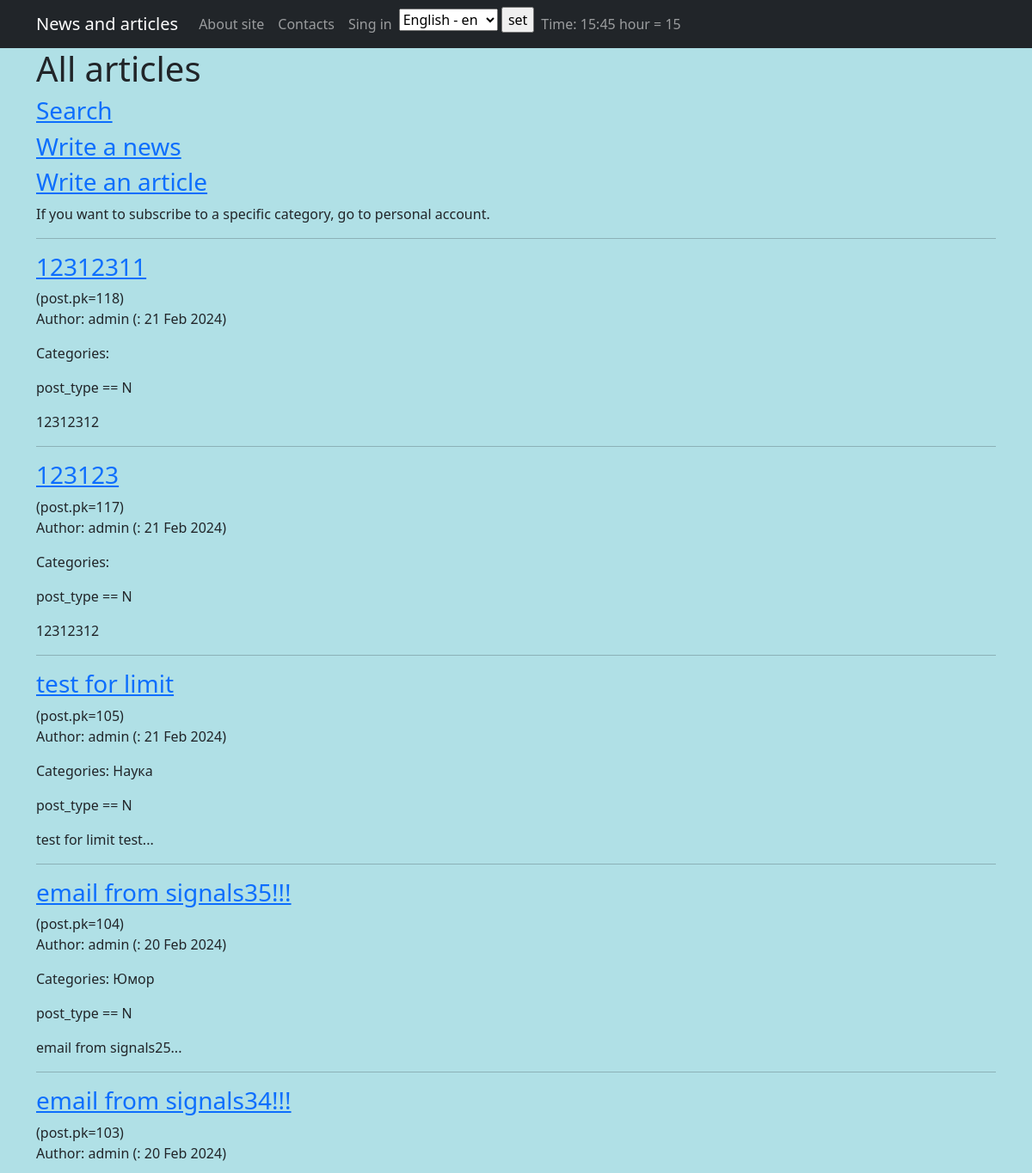
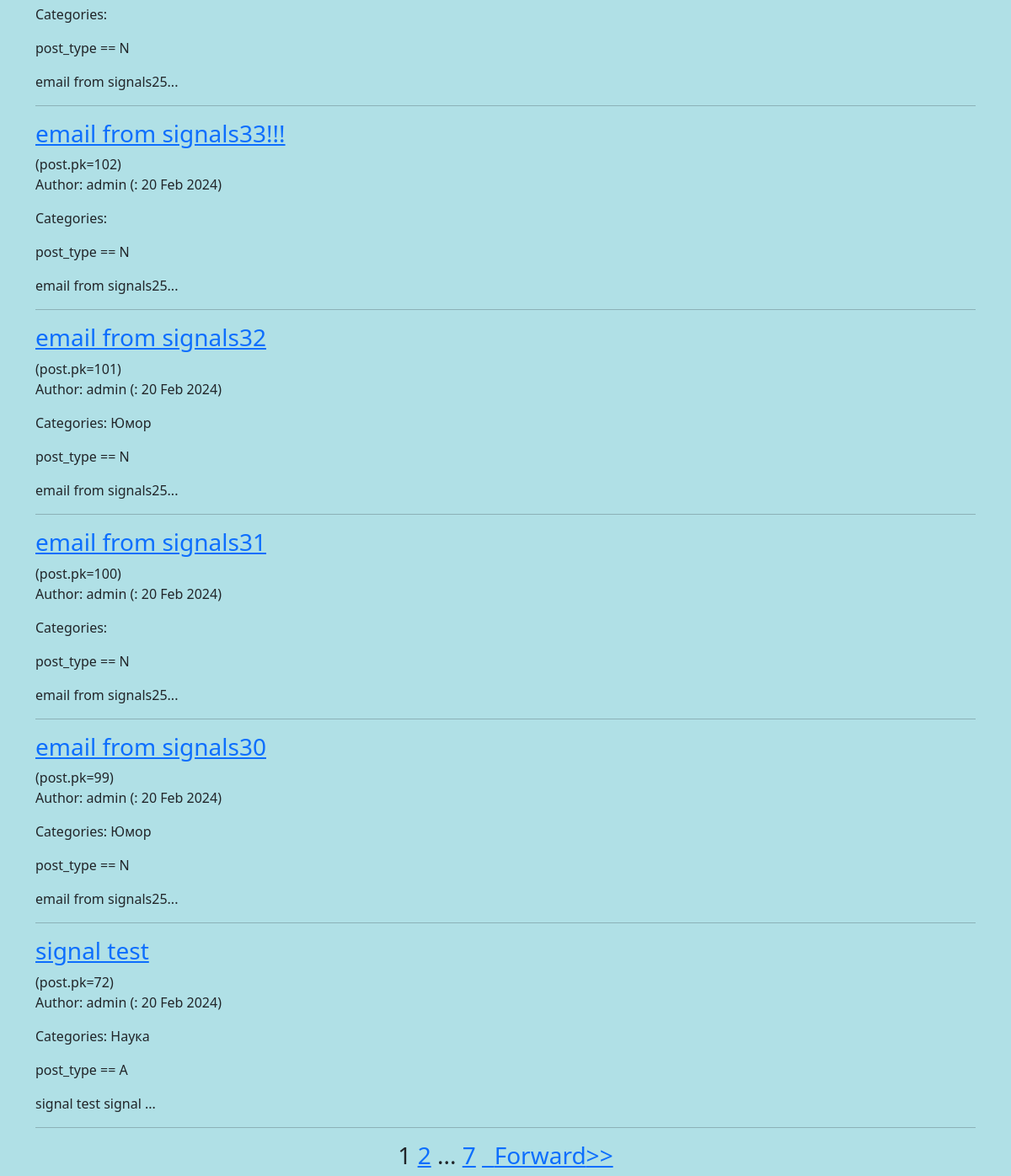
The app's page /, older data (2 pictures, top to bottom).
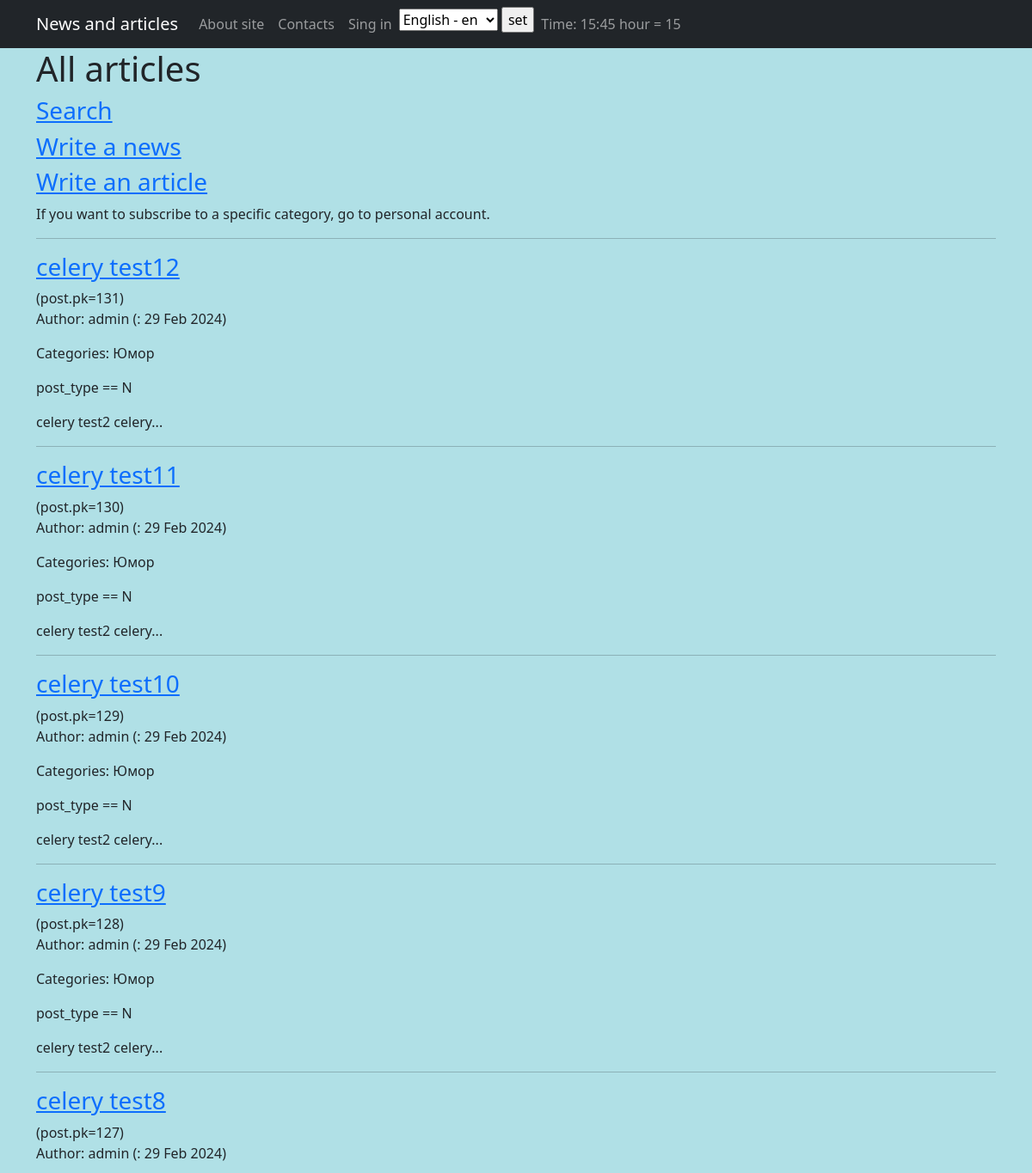
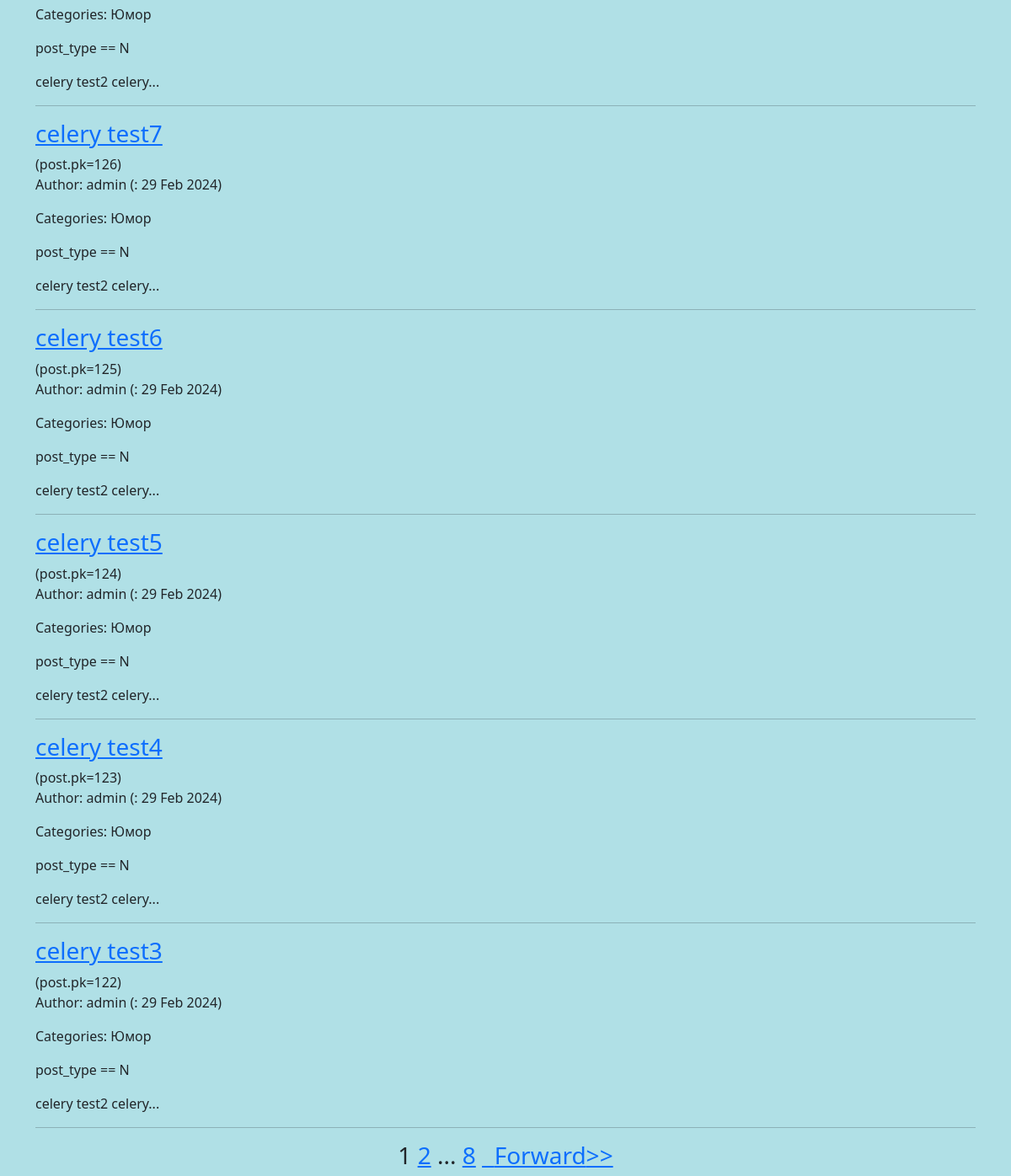
The same page, newer data (2 pictures, top to bottom).
### news/models.py (models this page shows, shortened)
class Post(models.Model):
    article = 'A'
    news = 'N'
    POSITIONS = [(article, _('Article')),
                 (news, _('News'))]
    post_type = models.CharField(max_length=1, choices=POSITIONS, default=article, verbose_name=_('Type'))
    time_created = models.DateTimeField(auto_now_add=True, verbose_name=_('Publication date'))
    title = models.CharField(max_length=255, unique=True, verbose_name=_('Name'))
    text = models.TextField(verbose_name=_("Text"))
    rating = models.IntegerField(default=0, verbose_name=_('Rating'))
    author = models.ForeignKey('Author', on_delete=models.CASCADE)
    category = models.ManyToManyField('Category', through='PostCategory', verbose_name=_('Categories'))
    def preview(self) -> str:
        text = self.text[:20]
        if len(text) == 20:
            text += '...'
        return text

class Author(models.Model):
    user = models.OneToOneField(User, on_delete=models.CASCADE, primary_key=True)
    rating = models.IntegerField(default=0)
    subscriptions = models.ManyToManyField('Category', through='Subscribers',
        verbose_name=_('Categories in a subscription'))

class Category(models.Model):
    name = models.CharField(max_length=20, unique=True)
    subs = models.ManyToManyField('Author', through="Subscribers")

### news/views.py (the view, shortened to what this page needs)
# urls.py: path('', PostsList.as_view(), name='all_posts'),
class PostsList(ListView):
    model = Post
    ordering = '-time_created'
    template_name = 'posts.html'
    context_object_name = 'posts'
    paginate_by = 10
    def get_queryset(self):
        queryset = super().get_queryset()
        if not self.request.path or self.request.path == '/':
            return queryset
    def get_context_data(self, **kwargs):
        context = super().get_context_data(**kwargs)
        if 'search/' in self.request.path:
            context['filterset'] = self.filterset
        return context

### news/templatetags/custom_tags.py (called while the page is built)
@register.simple_tag(takes_context=True)
def url_replace(context, **kwargs):
    d = context['request'].GET.copy()
    for k, v in kwargs.items():
        d[k] = v
    return d.urlencode()

@register.simple_tag
def clock(tz):
    clock = datetime.now(pytz.timezone(tz)).strftime("%H:%M")
    hour = int(datetime.now(pytz.timezone(tz)).strftime("%H"))
    return {'clock': clock, 'hour': hour}

### templates/posts.html (shortened to what this page needs)
{% extends 'default.html' %}
{% load custom_filters %}
{% load custom_tags %}
{% load i18n %}
{% block posts_content %}
  <h1>{% trans 'All articles' %}</h1>
  <h3><a href="/news/search/">{% trans "Search" %}</a></h3>
  <h3><a href="/news/create/">{% trans "Write a news" %}</a></h3>
  <h3><a href="/articles/create/">{% trans "Write an article" %}</a></h3>
  {% if request.user.is_authenticated %}
  <p>{% trans "If you want to subscribe to a specific category, go to" %}
    <a href="{% url 'user_profile' request.user.id %}">{% trans "personal account" %}</a>.
  </p>
  {% else %}
    <p>{% trans "If you want to subscribe to a specific category, go to personal account." %}</p>
  {% endif %}
  <hr>
  {% if posts %}
    {% for post in posts %}
      <h3><a href="{% url 'news_detail' post.id %}">{{ post.title }}</a></h3>(post.pk={{ post.pk }})
      <p>{% trans "Author" %}: {{ post.author.user.username | censor }} ({% trans дата %}: {{ post.time_created | date:'d M Y' }})</p>
      <p>{% trans "Categories" %}:
        {% for cat in post.category.all %}
          <span> {{ cat.name }} </span>
        {% endfor %}
      </p>
      <p>post_type == {{ post.post_type }}</p>
      {{ post.preview | censor }}
      <hr>
    {% endfor %}
  {% else %}
    <h2>{% trans "No articles have been published" %}</h2>
  {% endif %}
  <div align="center">
    <h3>
      {{ page_obj.number }}
      {% if page_obj.has_next %}
        <a href="?{% url_replace page=page_obj.next_page_number %}">{{ page_obj.next_page_number }}</a>
        {% if paginator.num_pages != page_obj.next_page_number %}
          ...
          <a href="?{% url_replace page=page_obj.paginator.num_pages %}">{{ page_obj.paginator.num_pages }}</a>
        {% endif %}
        {% if page_obj.has_next %}
          <a href="?{% url_replace page=page_obj.next_page_number %}">&nbsp {% trans 'Forward' %}&gt;&gt;</a>
        {% endif %}
      {% endif %}
    </h3>
  </div>
{% endblock posts_content %}

Row changes from the older to the newer data that the page shows:
no longer on this page (row unchanged): Post: title "12312311", pk "118", author.user.username|censor "admin", time_created "21 Feb 2024", post_type "N", preview|censor "12312312"
no longer on this page (row unchanged): Post: title "123123", pk "117", author.user.username|censor "admin", time_created "21 Feb 2024", post_type "N", preview|censor "12312312"
no longer on this page (row unchanged): Post: title "test for limit", pk "105", author.user.username|censor "admin", time_created "21 Feb 2024", post_type "N", preview|censor "test for limit test..."
no longer on this page (row unchanged): Category: name "Наука"
no longer on this page (row unchanged): Post: title "email from signals35!!!", pk "104", author.user.username|censor "admin", time_created "20 Feb 2024", post_type "N", preview|censor "email from signals25...", Category (name "Юмор")
no longer on this page (row unchanged): Post: title "email from signals34!!!", pk "103", author.user.username|censor "admin", time_created "20 Feb 2024", post_type "N", preview|censor "email from signals25..."
no longer on this page (row unchanged): Post: title "email from signals33!!!", pk "102", author.user.username|censor "admin", time_created "20 Feb 2024", post_type "N", preview|censor "email from signals25..."
no longer on this page (row unchanged): Post: title "email from signals32", pk "101", author.user.username|censor "admin", time_created "20 Feb 2024", post_type "N", preview|censor "email from signals25...", Category (name "Юмор")
no longer on this page (row unchanged): Post: title "email from signals31", pk "100", author.user.username|censor "admin", time_created "20 Feb 2024", post_type "N", preview|censor "email from signals25..."
no longer on this page (row unchanged): Post: title "email from signals30", pk "99", author.user.username|censor "admin", time_created "20 Feb 2024", post_type "N", preview|censor "email from signals25...", Category (name "Юмор")
no longer on this page (row unchanged): Post: title "signal test", pk "72", author.user.username|censor "admin", time_created "20 Feb 2024", post_type "A", preview|censor "signal test signal ..."
added Post: title "celery test12", pk "131", author.user.username|censor "admin", time_created "29 Feb 2024", post_type "N", preview|censor "celery test2 celery...", Category (name "Юмор")
added Post: title "celery test11", pk "130", author.user.username|censor "admin", time_created "29 Feb 2024", post_type "N", preview|censor "celery test2 celery...", Category (name "Юмор")
added Post: title "celery test10", pk "129", author.user.username|censor "admin", time_created "29 Feb 2024", post_type "N", preview|censor "celery test2 celery...", Category (name "Юмор")
added Post: title "celery test9", pk "128", author.user.username|censor "admin", time_created "29 Feb 2024", post_type "N", preview|censor "celery test2 celery...", Category (name "Юмор")
added Post: title "celery test8", pk "127", author.user.username|censor "admin", time_created "29 Feb 2024", post_type "N", preview|censor "celery test2 celery...", Category (name "Юмор")
added Post: title "celery test7", pk "126", author.user.username|censor "admin", time_created "29 Feb 2024", post_type "N", preview|censor "celery test2 celery...", Category (name "Юмор")
added Post: title "celery test6", pk "125", author.user.username|censor "admin", time_created "29 Feb 2024", post_type "N", preview|censor "celery test2 celery...", Category (name "Юмор")
added Post: title "celery test5", pk "124", author.user.username|censor "admin", time_created "29 Feb 2024", post_type "N", preview|censor "celery test2 celery...", Category (name "Юмор")
added Post: title "celery test4", pk "123", author.user.username|censor "admin", time_created "29 Feb 2024", post_type "N", preview|censor "celery test2 celery...", Category (name "Юмор")
added Post: title "celery test3", pk "122", author.user.username|censor "admin", time_created "29 Feb 2024", post_type "N", preview|censor "celery test2 celery...", Category (name "Юмор")
Text that changed along with them:
{{ page_obj.paginator.num_pages }}: "7" → "8"
